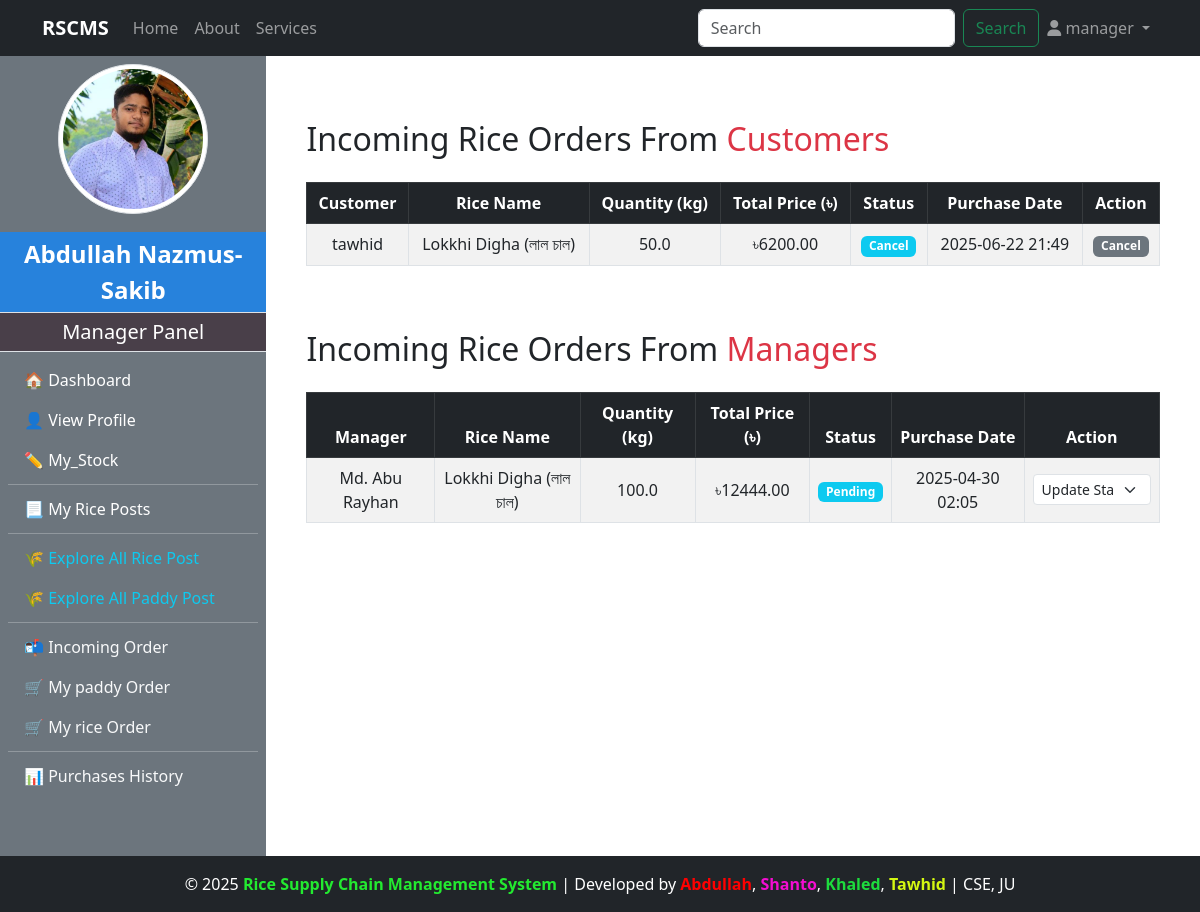
Screenshot of /manager/incoming_order/ (signed in) with the database file from the repository.
### accounts/models.py (models this page shows, shortened)
class CustomUser(AbstractUser):
    ROLE_CHOICES = (
        ('admin', 'Admin'),
        ('manager', 'Manager'),
        ('customer', 'Customer'),
        ('dealer', 'Dealer'),
    )
    role = models.CharField(max_length=20, choices=ROLE_CHOICES, default='admin')

### manager/models.py (models this page shows, shortened)
class ManagerProfile(models.Model):
    user = models.OneToOneField(CustomUser,on_delete=models.CASCADE,limit_choices_to={'role':'manager'},related_name="managerprofile")
    full_name = models.CharField(max_length=100)
    phone_number = models.CharField(max_length=11)
    transaction_password = models.CharField(blank=True)
    address = models.TextField()
    mill_name = models.CharField(max_length=100)
    mill_location = models.TextField()
    profile_image = models.ImageField(upload_to="manager_profile/",blank=True,null=True)
    experience_year = models.PositiveIntegerField(blank=True, null=True)
    bio = models.TextField(blank=True)
    created_at = models.DateTimeField(auto_now_add=True)

class RicePost(models.Model):
    manager = models.ForeignKey(CustomUser,on_delete=models.CASCADE, limit_choices_to={'role':'manager'},related_name="managerPost")
    rice_name = models.CharField(max_length=200, blank=True, null=True)
    quality = models.CharField(max_length=100)
    quantity_kg = models.FloatField()
    price_per_kg = models.DecimalField(max_digits=6, decimal_places=2)
    description = models.TextField()
    is_sold = models.BooleanField(default=False)
    rice_image = models.ImageField(upload_to="rice_image/",blank=True,null=True)
    created_at = models.DateTimeField(auto_now_add=True)

class PurchaseRice(models.Model):
    STATUS_CHOICES = [
        ('Pending', 'Pending'),
        ('Accepted', 'Accepted'),
        ('Shipping', 'Shipping'),
        ('Delivered', 'Delivered'),
        ('Successful', 'Successful'),
        ('Cancelled', 'Cancelled'),
    ]
    manager = models.ForeignKey(CustomUser, on_delete=models.CASCADE)
    rice = models.ForeignKey(RicePost, on_delete=models.CASCADE, related_name="PurchaseRice")
    quantity_purchased = models.FloatField()
    total_price = models.DecimalField(max_digits=10, decimal_places=2)
    profit_or_loss = models.FloatField(null=True, blank=True)
    delivery_cost = models.DecimalField(max_digits=6, decimal_places=2, default=0)
    is_confirmed = models.BooleanField(default=False)
    payment = models.BooleanField(default=False)
    status = models.CharField(max_length=20, choices=STATUS_CHOICES, default='Pending')  # ✅ Add this line
    purchase_date = models.DateTimeField(auto_now_add=True)

### customer/models.py (models this page shows, shortened)
class Purchase_Rice(models.Model):
    STATUS_CHOICES = [
        ('Pending', 'Pending'),
        ('Accepted', 'Accepted'),
        ('Cancel', 'Cancel'),
        ('Shipping', 'Shipping'),
        ('Delivered', 'Delivered'),
        ('Successful', 'Successful'),
    ]
    customer = models.ForeignKey(CustomUser, on_delete=models.CASCADE, related_name='customer_rice_purchases')
    rice = models.ForeignKey(RicePost, on_delete=models.CASCADE, related_name='customer_rice_orders')
    quantity_purchased = models.FloatField()
    total_price = models.DecimalField(max_digits=10, decimal_places=2)
    profit_or_loss = models.DecimalField(max_digits=10, decimal_places=2, default=0)
    delivery_cost = models.DecimalField(max_digits=6, decimal_places=2, default=0)
    is_confirmed = models.BooleanField(default=False)
    payment = models.BooleanField(default=False)
    status = models.CharField(max_length=20, choices=STATUS_CHOICES, default='Pending')  # ✅ New field
    purchase_date = models.DateTimeField(auto_now_add=True)

### manager/views.py (the view)
# urls.py: path('incoming_order/', views.incoming_order, name='incoming_order'),
@login_required
@user_passes_test(lambda u: u.role == 'manager')
def incoming_order(request):
    orders = Purchase_Rice.objects.filter(rice__manager=request.user).order_by("-purchase_date")
    rice_orders = PurchaseRice.objects.filter(rice__manager=request.user).order_by("-purchase_date")
    return render(request, 'manager/incoming_order.html', {'orders': orders,'rice_orders':rice_orders})

### admin_panel/context_processors.py (called while the page is built)
def admin_profile(request):
    if request.user.is_authenticated:
        try:
            admin = AdminProfile.objects.get(user=request.user)
            return {'admin': admin}
        except AdminProfile.DoesNotExist:
            return {}
    return {}

### customer/context_processors.py (called while the page is built)
def customer_profile(request):
    if request.user.is_authenticated:
        try:
            customer = CustomerProfile.objects.get(user=request.user)
            return {'customer': customer}
        except CustomerProfile.DoesNotExist:
            return {}
    return {}

### manager/context_processors.py (called while the page is built)
def manager_profile(request):
    if request.user.is_authenticated:
        try:
            manager = ManagerProfile.objects.get(user=request.user)
            return {'manager': manager}
        except ManagerProfile.DoesNotExist:
            return {}
    return {}

### manager/templates/manager/incoming_order.html (shortened to what this page needs)
{% extends "base.html" %}
{% load widget_tweaks %}
{% block content %}
<div class="container mt-5 mb-5">
    <h2 class="mb-4">Incoming Rice Orders From <span class="text-danger">Customers</span></h2>
    {% if orders %}
        <div class="table-responsive">
            <table class="table table-bordered table-striped table-hover align-middle text-center">
                <thead class="table-dark">
                    <tr>
                        <th>Customer</th>
                        <th>Rice Name</th>
                        <th>Quantity (kg)</th>
                        <th>Total Price (৳)</th>
                        <th>Status</th>
                        <th>Purchase Date</th>
                        <th>Action</th>
                    </tr>
                </thead>
                <tbody>
                    {% for order in orders %}
                        {% if order.status != "Successful" %}
                        <tr>
                            <td>{{ order.customer.username }}</td>
                            <td>{{ order.rice.rice_name }}</td>
                            <td>{{ order.quantity_purchased }}</td>
                            <td>৳{{ order.total_price }}</td>
                            <td><span class="badge bg-info">{{ order.status }}</span></td>
                            <td>{{ order.purchase_date|date:"Y-m-d H:i" }}</td>
                            <td>
                                {% if order.status == "Pending" %}
                                    <form method="post" action="{% url 'accept_rice_order_from_customer' order.id %}">
                                        {% csrf_token %}
                                        <select name="new_status" class="form-select form-select-sm" onchange="this.form.submit()">
                                            <option disabled selected>Update Status</option>
                                            <option value="Accepted">Accept</option>
                                            <option value="Cancel">Cancel</option>
                                        </select>
                                    </form>
                                {% else %}
                                    <span class="badge bg-secondary">{{ order.status }}</span>
                                {% endif %}
                            </td>
                        </tr>
                        {% endif %}
                    {% endfor %}
                </tbody>
            </table>
        </div>
    {% else %}
        <div class="alert alert-warning">No rice orders from customers available.</div>
    {% endif %}
</div>
<div class="container mb-5">
    <h2 class="mb-4">Incoming Rice Orders From <span class="text-danger">Managers</span></h2>
    {% if rice_orders %}
        <div class="table-responsive">
            <table class="table table-bordered table-striped table-hover align-middle text-center">
                <thead class="table-dark">
                    <tr>
                        <th>Manager</th>
                        <th>Rice Name</th>
                        <th>Quantity (kg)</th>
                        <th>Total Price (৳)</th>
                        <th>Status</th>
                        <th>Purchase Date</th>
                        <th>Action</th>
                    </tr>
                </thead>
                <tbody>
                    {% for order in rice_orders %}
                        {% if order.status != "Successful" %}
                        <tr>
                            <td>{{ order.manager.managerprofile.full_name }}</td>
                            <td>{{ order.rice.rice_name }}</td>
                            <td>{{ order.quantity_purchased }}</td>
                            <td>৳{{ order.total_price }}</td>
                            <td><span class="badge bg-info">{{ order.status }}</span></td>
                            <td>{{ order.purchase_date|date:"Y-m-d H:i" }}</td>
                            <td>
                                {% if order.status == "Pending" %}
                                    <form method="post" action="{% url 'accept_rice_order_from_manager' order.id %}">
                                        <select name="new_status" class="form-select form-select-sm" onchange="this.form.submit()">
                                            <option disabled selected>Update Status</option>
                                        </select>
                                    </form>
                                {% elif order.status == "Successful" %}
                                    <span class="badge bg-success">Received</span>
                                {% else %}
                                    <span class="badge bg-secondary">{{ order.status }}</span>
                                {% endif %}
                            </td>
                        </tr>
                        {% endif %}
                    {% endfor %}
                </tbody>
            </table>
        </div>
    {% else %}
        <div class="alert alert-warning">No rice orders from managers available.</div>
    {% endif %}
</div>
{% endblock %}

### templates/navbar.html (shortened to what this page needs)
<nav class="navbar navbar-expand-lg navbar-dark bg-dark">
    <div class="container">
        <a class="navbar-brand fw-bold" href="http://127.0.0.1:8000/">RSCMS</a>
        <div class="collapse navbar-collapse" id="navbarNav">
            <ul class="navbar-nav me-auto">
                <li class="nav-item">
                    {% if request.user.is_authenticated %}
                    {% if request.user.role == "manager" %}
                    <a class="nav-link" href="{% url 'manager_dashboard' %}">Home</a>
                    {% elif request.user.role == "customer" %}
                    <a class="nav-link" href="{% url 'customer_dashboard' %}">Home</a>
                    {% elif request.user.role == "dealer" %}
                    <a class="nav-link" href="{% url 'dealer_dashboard' %}">Home</a>
                    {% elif request.user.role == "admin" %}
                    <a class="nav-link" href="{% url 'admin_dashboard' %}">Home</a>
                    {% endif %}
                    {% endif %}
                </li>
                <li class="nav-item">
                    <a class="nav-link" href="{% url 'about' %}">About</a>
                </li>
                <li class="nav-item">
                    <a class="nav-link" href="{% url 'services' %}">Services</a>
                </li>
            </ul>
           <form class="d-flex" action="{% url 'search' %}" method = "get">
                <input class="form-control me-2" type="search" placeholder="Search" aria-label="Search" name="query" id="search">
                <button class="btn btn-outline-success" type="submit">Search</button>
            </form>
            <ul class="navbar-nav">
                <li class="nav-item dropdown">
                    <a class="nav-link dropdown-toggle" href="#" id="userDropdown" role="button" data-bs-toggle="dropdown" aria-expanded="false">
                        <i class="fas fa-user"></i>
                        {% if request.user.is_authenticated %}
                        {{ request.user.username }}
                        {% else %}
                            Account
                        {% endif %}
                    </a>
                </li>
            </ul>
        </div>
    </div>
</nav>

### templates/SlideBar.html (shortened to what this page needs)
{% load static %}
{% if request.user.is_authenticated and request.user.role == "manager" %}
<div class="bg-secondary text-white d-flex flex-column" style="min-width: 250px; height: 100vh;" >
<div class="text-center my-2">
    {% if manager and manager.profile_image %}
        <img src="{{ manager.profile_image.url }}" class="rounded-circle img-thumbnail" style="width: 150px; height: 150px; object-fit: cover; margin-bottom: 10px;" alt="Profile Image">
    {% else %}
        <img src="{% static 'images/default_profile.png' %}" class="rounded-circle img-thumbnail" style="width: 150px; height: 150px; object-fit: cover; margin-bottom: 10px;" alt="Default Profile Image">
    {% endif %}
</div>
    <div class="sidebar-user-name p-1 fs-4 border-bottom">{{manager.full_name}}</div>
    <div class="sidebar-header p-1 fs-5 border-bottom">Manager Panel</div>
    <nav class="nav flex-column p-2">
        <a class="nav-link text-white {% if request.resolver_match.url_name == 'manager_dashboard' %}active{% endif %}" href="{% url 'manager_dashboard' %}">🏠 Dashboard</a>
        <a class="nav-link text-white {% if request.resolver_match.url_name == 'manager_profile' %}active{% endif %}" href="{% url 'manager_profile' %}">👤 View Profile</a>
        <a class="nav-link text-white {% if request.resolver_match.url_name == 'manager_stock_management' %}active{% endif %}" href="{% url 'manager_stock_management' %}">✏️ My_Stock</a>
        <hr class="my-1">
        <a class="nav-link text-white {% if request.resolver_match.url_name == 'show_my_rice_post' %}active{% endif %}" href="{% url 'show_my_rice_post' %}">📃 My Rice Posts</a>
        <hr class="my-1">
        <a class="nav-link text-info {% if request.resolver_match.url_name == 'explore_all_rice_post' %}active{% endif %}" href="{% url 'explore_all_rice_post' %}">🌾 Explore All Rice Post</a>
        <a class="nav-link text-info {% if request.resolver_match.url_name == 'explore_paddy_post' %}active{% endif %}" href="{% url 'explore_paddy_post' %}">🌾 Explore All Paddy Post</a>
        <hr class="my-1">
        <a class="nav-link text-light {% if request.resolver_match.url_name == 'incoming_order' %}active{% endif %}" href="{% url 'incoming_order' %}">📬 Incoming Order</a>
        <a class="nav-link text-light {% if request.resolver_match.url_name == 'my_paddy_order' %}active{% endif %}" href="{% url 'my_paddy_order' %}">🛒 My paddy Order</a>
        <a class="nav-link text-light {% if request.resolver_match.url_name == 'my_rice_order' %}active{% endif %}" href="{% url 'my_rice_order' %}">🛒 My rice Order</a>
        <hr class="my-1">
        <a class="nav-link text-light {% if request.resolver_match.url_name == 'purchase_history' %}active{% endif %}" href="{% url 'purchase_history' %}">📊 Purchases History</a>
    </nav>
</div>
{% endif %}

### static/manager/css/dashboard.css (style rules this page uses)
body { display: flex; min-height: 100vh; margin: 0; }
.sidebar-header { font-size: 1.5rem; padding: 10px; background-color: #493f49; text-align: center; }
.sidebar-user-name { font-size: 1.2rem; padding: 10px; background-color: #2782dc; text-align: center; font-weight: bold; }

### rows the page displays
CustomUser: user.username "manager"
ManagerProfile: profile_image (picture), full_name "Abdullah Nazmus-Sakib"
Purchase_Rice: customer.username "tawhid", rice.rice_name "Lokkhi Digha (লাল চাল)", quantity_purchased "50.0", total_price "6200.00", status "Cancel", purchase_date "2025-06-22 21:49"
PurchaseRice: manager.managerprofile.full_name "Md. Abu Rayhan", rice.rice_name "Lokkhi Digha (লাল চাল)", quantity_purchased "100.0", total_price "12444.00", status "Pending", purchase_date "2025-04-30 02:05"
